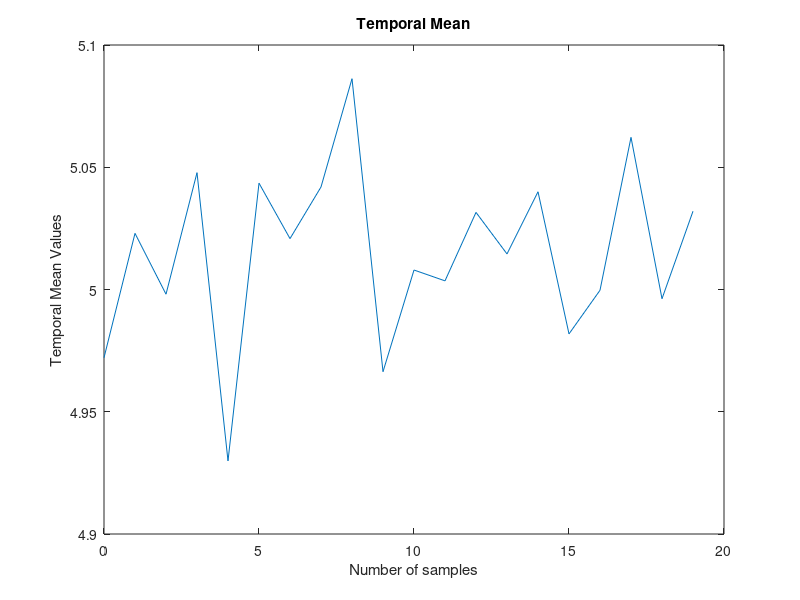

Write MATLAB code to recreate this figure.
clear; clf;
load process.mat % load data to Matlab
process=Received_Data; % rename the data in process.mat that is called Received_Data
[N, M]=size(process); % N= number of samples per realization

% M = number of realizations
for m=1:M,
realization{m}=process(:,m); % Obtain each realization separately
end

Temporal_mean=mean(process); %Average Realizations
Temporal_mean= Temporal_mean'
Final_mean=mean(Temporal_mean)

plot(0:m-1, Temporal_mean);
title('Temporal Mean'); 
xlabel('Number of samples'); ylabel('Temporal Mean Values');
